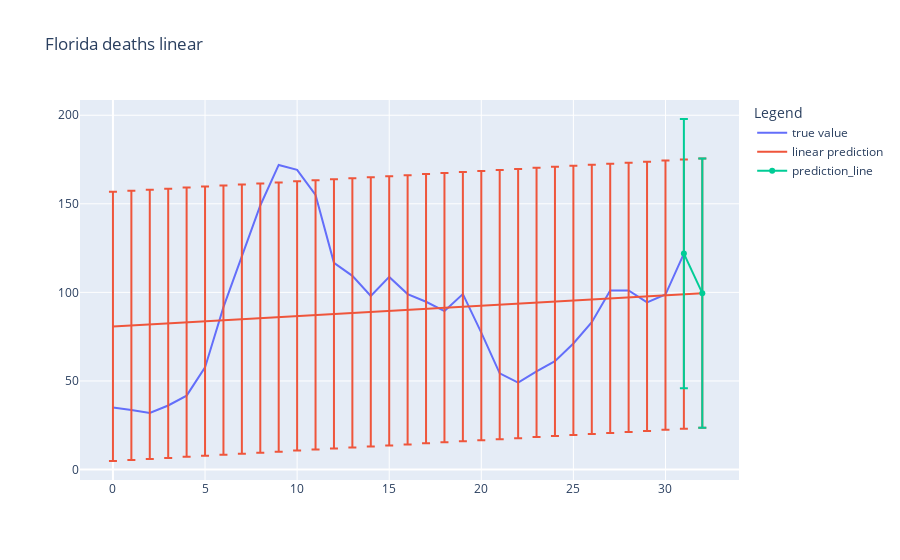

Write notebook code for a chart like this one.
### Code cell
print("Florida deaths linear")
create_linear_plot(fl_deaths, title = "Florida deaths linear")

### Figure 1 — Plotly figure (JSON) as saved in the notebook; plotly's stock layout.template omitted (floating-point values rounded to 4 significant figures)
{"data": [{"name": "true value", "type": "scatter", "x": [0, 1, 2, 3, 4, 5, 6, 7, 8, 9, 10, 11, 12, 13, 14, 15, 16, 17, 18, 19, 20, 21, 22, 23, 24, 25, 26, 27, 28, 29, 30, 31], "y": [34.96, 33.65, 31.9, 36.14, 41.69, 57.63, 91.69, 119.9, 149.1, 172.0, 169.2, 155.0, 116.7, 109.3, 98, 108.7, 99.04, 94.71, 89.43, 99.06, 77.31, 54.29, 49.04, 55.41, 61.18, 71.12, 83.18, 101.0, 101.1, 94.37, 98.78, 121.9]}, {"error_y": {"type": "constant", "value": 76.01}, "name": "linear prediction", "type": "scatter", "x": [0, 1, 2, 3, 4, 5, 6, 7, 8, 9, 10, 11, 12, 13, 14, 15, 16, 17, 18, 19, 20, 21, 22, 23, 24, 25, 26, 27, 28, 29, 30, 31, 32], "y": [80.8, 81.39, 81.98, 82.56, 83.15, 83.73, 84.32, 84.91, 85.49, 86.08, 86.67, 87.25, 87.84, 88.42, 89.01, 89.6, 90.18, 90.77, 91.36, 91.94, 92.53, 93.11, 93.7, 94.29, 94.87, 95.46, 96.04, 96.63, 97.22, 97.8, 98.39, 98.98, 99.56]}, {"error_y": {"type": "constant", "value": 76.01}, "name": "prediction_line", "type": "scatter", "x": [31, 32], "y": [121.9, 99.56]}], "layout": {"legend": {"title": {"text": "Legend"}}, "showlegend": true, "title": {"text": "Florida deaths linear"}}}
